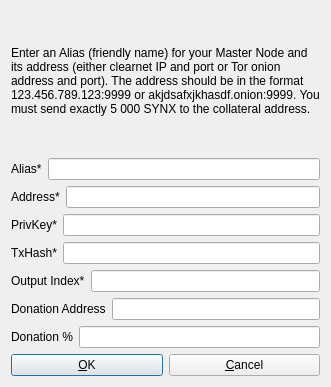
<?xml version="1.0" encoding="UTF-8"?>
<ui version="4.0">
 <class>AddEditAdrenalineNode</class>
 <widget class="QDialog" name="AddEditAdrenalineNode">
  <property name="geometry">
   <rect>
    <x>0</x>
    <y>0</y>
    <width>331</width>
    <height>387</height>
   </rect>
  </property>
  <property name="windowTitle">
   <string>Add/Edit Syndicate Node</string>
  </property>
  <property name="modal">
   <bool>true</bool>
  </property>
  <layout class="QVBoxLayout" name="verticalLayout">
   <item>
    <widget class="QLabel" name="label_9">
     <property name="sizePolicy">
      <sizepolicy hsizetype="Preferred" vsizetype="Expanding">
       <horstretch>0</horstretch>
       <verstretch>0</verstretch>
      </sizepolicy>
     </property>
     <property name="text">
      <string>&lt;html&gt;&lt;head/&gt;&lt;body&gt;&lt;p&gt;Enter an Alias (friendly name) for your Master Node and its address (either clearnet IP and port or Tor onion address and port). The address should be in the format 123.456.789.123:9999 or akjdsafxjkhasdf.onion:9999. You must send exactly 5 000 SYNX to the collateral address.&lt;/p&gt;&lt;/body&gt;&lt;/html&gt;</string>
     </property>
     <property name="wordWrap">
      <bool>true</bool>
     </property>
    </widget>
   </item>
   <item>
    <layout class="QHBoxLayout" name="horizontalLayout_4">
     <property name="bottomMargin">
      <number>0</number>
     </property>
     <item>
      <widget class="QLabel" name="label_4">
       <property name="text">
        <string>Alias*</string>
       </property>
      </widget>
     </item>
     <item>
      <widget class="QLineEdit" name="aliasLineEdit"/>
     </item>
    </layout>
   </item>
   <item>
    <layout class="QHBoxLayout" name="horizontalLayout_5">
     <property name="bottomMargin">
      <number>0</number>
     </property>
     <item>
      <widget class="QLabel" name="label_6">
       <property name="text">
        <string>Address*</string>
       </property>
      </widget>
     </item>
     <item>
      <widget class="QLineEdit" name="addressLineEdit"/>
     </item>
    </layout>
   </item>
   <item>
    <layout class="QHBoxLayout" name="horizontalLayout_3">
     <property name="bottomMargin">
      <number>0</number>
     </property>
     <item>
      <widget class="QLabel" name="label_5">
       <property name="text">
        <string>PrivKey*</string>
       </property>
      </widget>
     </item>
     <item>
      <widget class="QLineEdit" name="privkeyLineEdit"/>
     </item>
    </layout>
   </item>
   <item>
    <layout class="QHBoxLayout" name="horizontalLayout_2">
     <property name="bottomMargin">
      <number>0</number>
     </property>
     <item>
      <widget class="QLabel" name="label_2">
       <property name="text">
        <string>TxHash*</string>
       </property>
      </widget>
     </item>
     <item>
      <widget class="QLineEdit" name="txhashLineEdit"/>
     </item>
    </layout>
   </item>
   <item>
    <layout class="QHBoxLayout" name="horizontalLayout_8">
     <property name="bottomMargin">
      <number>0</number>
     </property>
     <item>
      <widget class="QLabel" name="label_8">
       <property name="text">
        <string>Output Index*</string>
       </property>
      </widget>
     </item>
     <item>
      <widget class="QLineEdit" name="outputindexLineEdit"/>
     </item>
    </layout>
   </item>
   <item>
    <layout class="QHBoxLayout" name="horizontalLayout_6">
     <property name="bottomMargin">
      <number>0</number>
     </property>
     <item>
      <widget class="QLabel" name="label_3">
       <property name="text">
        <string>Donation Address</string>
       </property>
      </widget>
     </item>
     <item>
      <widget class="QLineEdit" name="donationaddressLineEdit"/>
     </item>
    </layout>
   </item>
   <item>
    <layout class="QHBoxLayout" name="horizontalLayout_7">
     <property name="bottomMargin">
      <number>0</number>
     </property>
     <item>
      <widget class="QLabel" name="label_7">
       <property name="text">
        <string>Donation %</string>
       </property>
      </widget>
     </item>
     <item>
      <widget class="QLineEdit" name="donationpercentageLineEdit"/>
     </item>
    </layout>
   </item>
   <item>
    <layout class="QHBoxLayout" name="horizontalLayout_Buttons">
     <item>
      <widget class="QPushButton" name="okButton">
       <property name="text">
        <string>&amp;OK</string>
       </property>
      </widget>
     </item>
     <item>
      <widget class="QPushButton" name="cancelButton">
       <property name="text">
        <string>&amp;Cancel</string>
       </property>
       <property name="autoDefault">
        <bool>false</bool>
       </property>
      </widget>
     </item>
    </layout>
   </item>
  </layout>
 </widget>
 <resources/>
 <connections/>
</ui>
